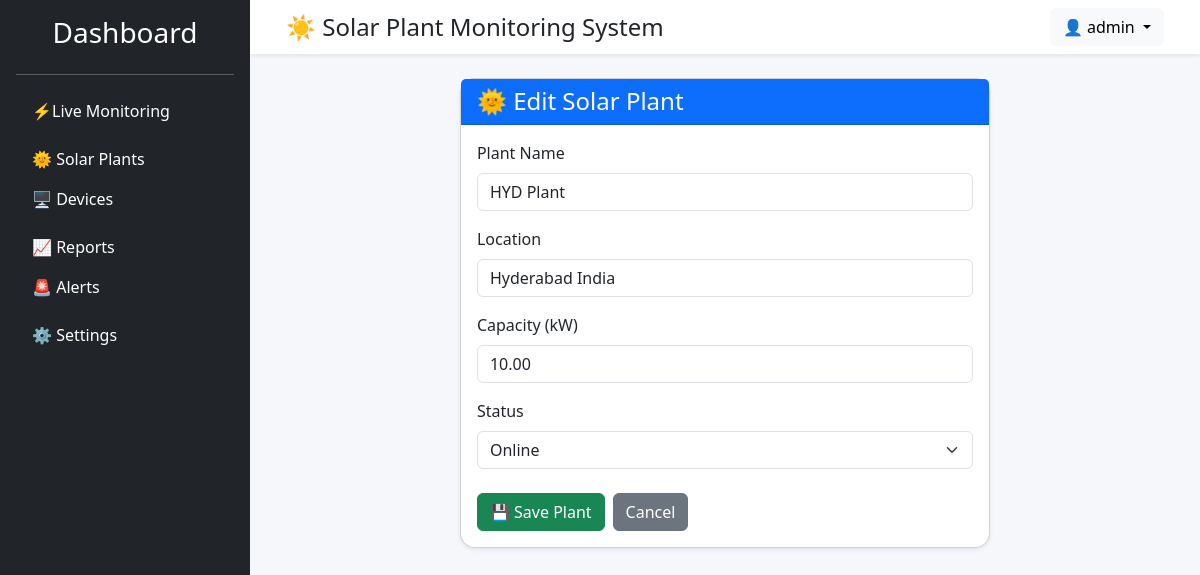
/devices/plants/1/edit/ (signed in), run on the app's committed database.
### accounts/models.py (models this page shows, shortened)
class User(AbstractUser):
    ROLE_CHOICES = [
        ('ADMIN', 'Admin'),
        ('ENGINEER', 'Engineer'),
        ('VIEWER', 'Viewer'),
    ]
    role = models.CharField(
        max_length=20,
        choices=ROLE_CHOICES,
        default='VIEWER'
    )
    created_at = models.DateTimeField(auto_now_add=True)
    updated_at = models.DateTimeField(auto_now=True)

### devices/models.py (models this page shows, shortened)
class SolarPlant(models.Model):
    STATUS_CHOICES = [
        ("ONLINE", "Online"),
        ("OFFLINE", "Offline"),
        ("MAINTENANCE", "Maintenance"),
    ]
    plant_name = models.CharField(max_length=100)
    location = models.CharField(max_length=255)
    capacity_kw = models.DecimalField(max_digits=10, decimal_places=2)
    status = models.CharField(
        max_length=20,
        choices=STATUS_CHOICES,
        default="ONLINE",
    )
    created_at = models.DateTimeField(auto_now_add=True)
    updated_at = models.DateTimeField(auto_now=True)
    class Meta:
        ordering = ["plant_name"]
        verbose_name = "Solar Plant"
        verbose_name_plural = "Solar Plants"

### devices/views.py (the view)
@login_required
def plant_update(request, pk):
    plant = get_object_or_404(
        SolarPlant,
        pk=pk
    )
    if request.method == "POST":
        form = SolarPlantForm(
            request.POST,
            instance=plant
        )
        if form.is_valid():
            form.save()
            return redirect(
                "devices:plant_detail",
                pk=plant.pk
            )
    else:
        form = SolarPlantForm(
            instance=plant
        )
    return render(
        request,
        "devices/plant_form.html",
        {
            "form": form,
            "title": "Edit Solar Plant",
            "plant": plant,
        },
    )

### devices/forms.py
class SolarPlantForm(forms.ModelForm):
    class Meta:
        model = SolarPlant
        fields = [
            "plant_name",
            "location",
            "capacity_kw",
            "status",
        ]
        widgets = {
            "plant_name": forms.TextInput(
                attrs={
                    "class": "form-control",
                    "placeholder": "Enter solar plant name",
                }
            ),
            "location": forms.TextInput(
                attrs={
                    "class": "form-control",
                    "placeholder": "Enter plant location",
                }
            ),
            "capacity_kw": forms.NumberInput(
                attrs={
                    "class": "form-control",
                    "placeholder": "Capacity in kW",
                    "step": "0.01",
                }
            ),
            "status": forms.Select(
                attrs={
                    "class": "form-select",
                }
            ),
        }

### templates/devices/plant_form.html (shortened to what this page needs)
{% extends 'base.html' %}
{% block content %}
<div class="row justify-content-center">
    <div class="col-lg-7 col-md-9">
        <div class="card shadow-sm">
            <div class="card-header bg-primary text-white">
                <h4 class="mb-0">
                    🌞 {{ title }}
                </h4>
            </div>
            <div class="card-body">
                <form method="POST">
                    <div class="mb-3">
                        <label class="form-label">
                            Plant Name
                        </label>
                        {{ form.plant_name }}
                    </div>
                    <div class="mb-3">
                        <label class="form-label">
                            Location
                        </label>
                        {{ form.location }}
                    </div>
                    <div class="mb-3">
                        <label class="form-label">
                            Capacity (kW)
                        </label>
                        {{ form.capacity_kw }}
                    </div>
                    <div class="mb-4">
                        <label class="form-label">
                            Status
                        </label>
                        {{ form.status }}
                    </div>
                    <div class="d-flex gap-2">
                        <button
                            type="submit"
                            class="btn btn-success">
                            💾 Save Plant
                        </button>
                        <a
                            href="{% url 'devices:plant_list' %}"
                            class="btn btn-secondary">
                            Cancel
                        </a>
                    </div>
                </form>
            </div>
        </div>
    </div>
</div>
{% endblock %}

### templates/components/navbar.html (shortened to what this page needs)
<nav class="navbar navbar-expand-lg bg-white shadow-sm px-4">
    <div class="container-fluid">
        <h4 class="mb-0">☀️ Solar Plant Monitoring System</h4>
        <div class="dropdown">
            <button
                class="btn btn-light dropdown-toggle"
                data-bs-toggle="dropdown">
                👤 {{ request.user.username }}
            </button>
        </div>
    </div>
</nav>

### static/css/dashboard.css (style rules this page uses)
body { background:#f5f7fa; }
.card { border-radius:15px; transition:.3s; }

### data on the page
User: user.username "admin"
SolarPlant: plant_name "HYD Plant", location "Hyderabad India", capacity_kw "10.00", status "Online"

### other printed values
{{ title }} "Edit Solar Plant"
